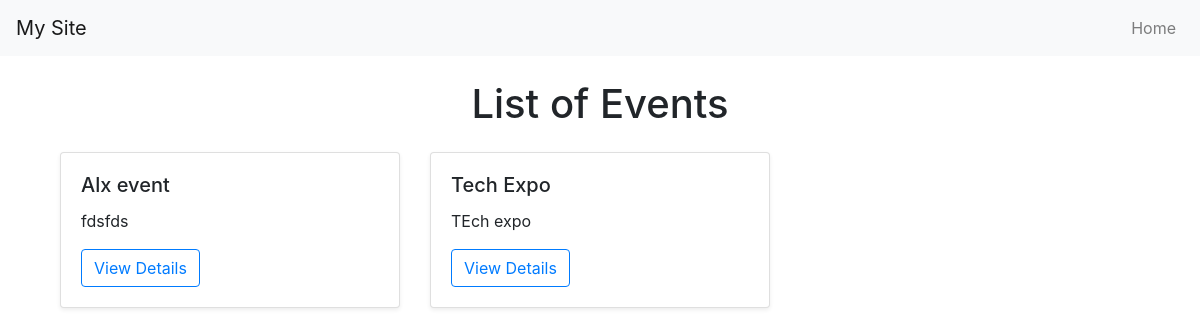
Before: / with the older database file.
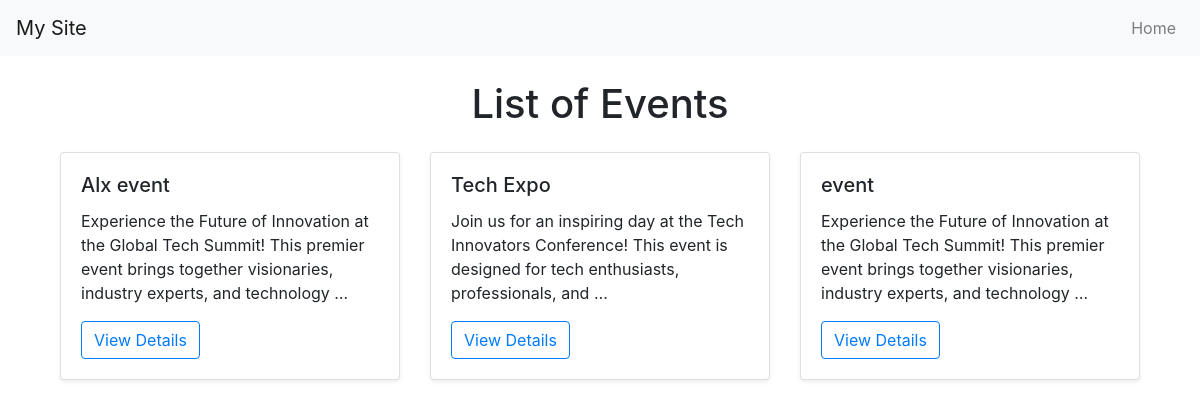
After: the same page with the newer database file.
### events/models.py (models this page shows, shortened)
class Event(models.Model):
    name = models.CharField(max_length=100)
    description = models.TextField()
    date = models.DateTimeField(default=timezone.now)
    location = models.CharField(max_length=100)

### events/views.py (the view)
# urls.py: path('', include('events.urls')),
def events(request):
    events = Event.objects.all()
    return render(request, 'event/events.html', {'events': events})

### events/templates/event/events.html (shortened to what this page needs)
{% extends 'base.html' %}
{% block content %}
<div class="container">
    <h1 class="my-4 text-center">List of Events</h1>
    <div class="row">
        {% for event in events %}
        <div class="col-md-4">
            <div class="card mb-4 shadow-sm">
                <div class="card-body">
                    <h5 class="card-title">{{ event.name }}</h5>
                    <p class="card-text">{{ event.description|truncatewords:20 }}</p>
                    <a href="{% url 'event_details' event.id %}" class="btn btn-outline-primary">View Details</a>
                </div>
            </div>
        </div>
        {% endfor %}
    </div>
</div>
{% endblock content %}

Changed rows visible on the page:
changed Event "Alx event": description "fdsfds" → "Experience the Future of Innovation at the Global Tech Summit! This premier event brings together visionaries, industry experts, and technology …"
changed Event "Tech Expo": description "TEch expo" → "Join us for an inspiring day at the Tech Innovators Conference! This event is designed for tech enthusiasts, professionals, and …"
added Event: name "event", description "Experience the Future of Innovation at the Global Tech Summit! This premier event brings together visionaries, industry experts, and technology …"
